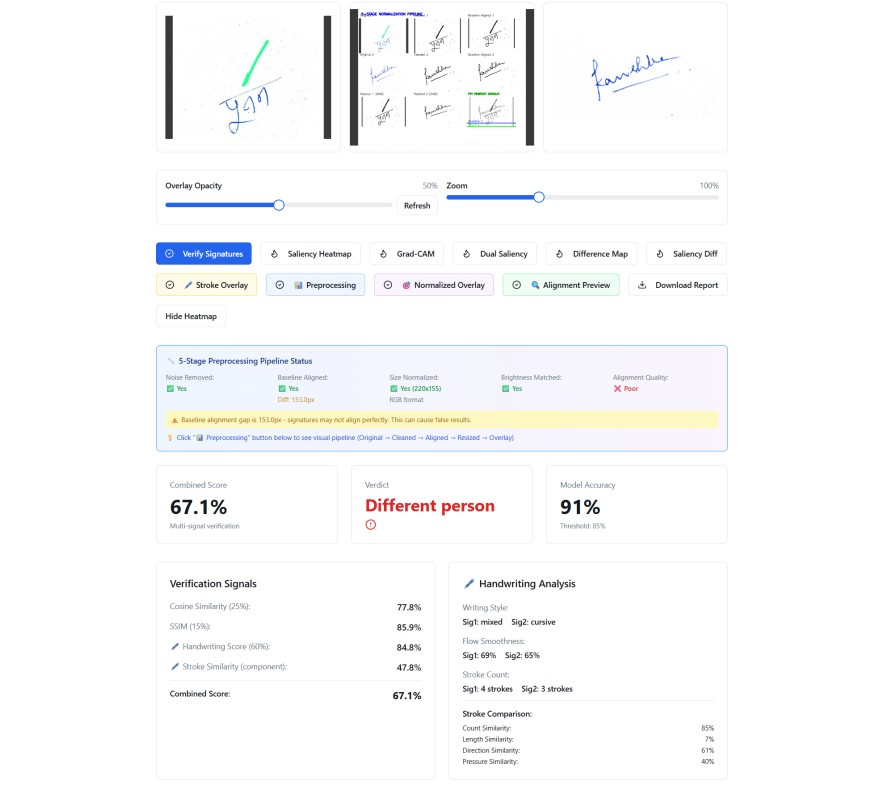
#> input picture images/feature-1.jpg, 887 x 786 px
$ python -i stroke_analysis.py   (imports and definitions only)
#> lines starting #> are read from the running program, lines starting #| are printed output that depends on the picture; after the words box and inside, x2 and y2 are one past the last pixel; in counts of white or black regions, pixels touching at a corner belong together
"""
Stroke-level signature analysis for handwriting and forgery detection.
Analyzes strokes, flow, pressure patterns, and structural similarity.
"""
import cv2
import numpy as np
from PIL import Image
from typing import Tuple, Dict, List, Optional
from backend.advanced_alignment import pil_to_numpy, numpy_to_pil


def extract_strokes(img_rgb: np.ndarray) -> Dict:
    """
    Extract stroke-level features from signature.

    Returns:
        dict with:
            - strokes: List of stroke contours
            - stroke_lengths: List of stroke lengths
            - stroke_directions: List of stroke directions (angles)
            - stroke_pressure: Estimated pressure (stroke width)
            - stroke_flow: Flow direction changes
            - bounding_boxes: Bounding boxes for each stroke
    """
    gray = cv2.cvtColor(img_rgb, cv2.COLOR_RGB2GRAY)

    # Binarize (signature is dark on light background)
    _, binary = cv2.threshold(gray, 0, 255, cv2.THRESH_BINARY_INV + cv2.THRESH_OTSU)

    # Find contours (each stroke/connected component)
    contours, _ = cv2.findContours(binary, cv2.RETR_EXTERNAL, cv2.CHAIN_APPROX_SIMPLE)

    # Filter out noise (very small strokes)
    min_stroke_area = 20  # pixels
    strokes = [cnt for cnt in contours if cv2.contourArea(cnt) >= min_stroke_area]

    stroke_data = {
        'strokes': [],
        'stroke_lengths': [],
        'stroke_directions': [],
        'stroke_pressure': [],
        'stroke_flow': [],
        'bounding_boxes': []
    }

    for stroke in strokes:
        # Stroke length (perimeter)
        length = cv2.arcLength(stroke, False)
        stroke_data['stroke_lengths'].append(length)
        stroke_data['strokes'].append(stroke)

        # Bounding box
        x, y, w, h = cv2.boundingRect(stroke)
        stroke_data['bounding_boxes'].append((x, y, w, h))

        # Estimate stroke direction (angle of bounding box)
        if w > h:
            angle = 0  # Horizontal
        else:
            angle = 90  # Vertical

        # More precise: use minAreaRect for better angle
        rect = cv2.minAreaRect(stroke)
        angle = rect[2]
        stroke_data['stroke_directions'].append(angle)

        # Estimate pressure (stroke width)
        # Approximate as ratio of area to length
        area = cv2.contourArea(stroke)
        pressure = area / max(length, 1) if length > 0 else 0
        stroke_data['stroke_pressure'].append(pressure)

        # Stroke flow: analyze direction changes along the stroke
        if len(stroke) > 2:
            points = stroke.reshape(-1, 2)
            directions = []
            for i in range(1, len(points)):
                dx = points[i][0] - points[i-1][0]
                dy = points[i][1] - points[i-1][1]
                angle = np.arctan2(dy, dx) * 180 / np.pi
                directions.append(angle)

            # Flow consistency (lower std = smoother stroke)
            flow_consistency = np.std(directions) if len(directions) > 0 else 180
            stroke_data['stroke_flow'].append(flow_consistency)
        else:
            stroke_data['stroke_flow'].append(180)

    return stroke_data


# [283 lines left out: functions analyze_handwriting_flow, compare_strokes, create_stroke_overlay, not called in this run]


def detect_signature_in_document(doc_img: np.ndarray) -> List[Dict]:
    """
    Detect signature regions in a full document image.
    Uses stroke-based detection: looks for handwritten regions with characteristic patterns.

    Returns:
        List of detected signature regions, each with:
            - bbox: (x, y, w, h) bounding box
            - confidence: Detection confidence (0-1)
            - stroke_count: Number of strokes in region
            - is_signature_like: True if region matches signature characteristics
    """
    gray = cv2.cvtColor(doc_img, cv2.COLOR_RGB2GRAY)
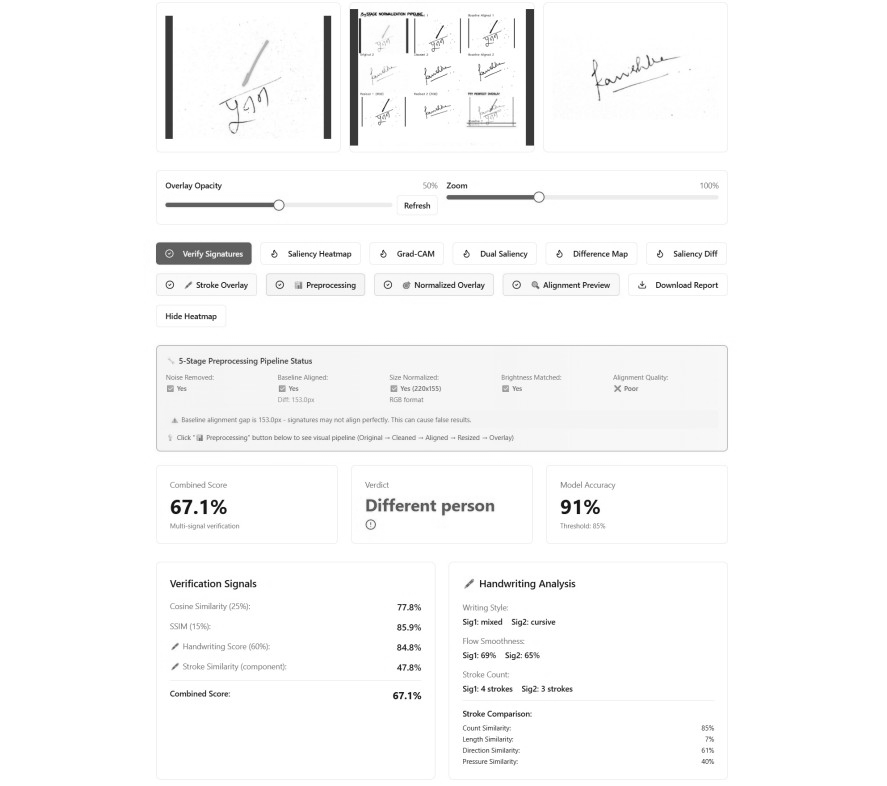
#> gray: shape (786, 887); min 15, max 255, mean 249.1
    h, w = gray.shape
#> h = 786; w = 887

    # Adaptive threshold to find handwritten regions
    binary = cv2.adaptiveThreshold(
        gray, 255, cv2.ADAPTIVE_THRESH_GAUSSIAN_C,
        cv2.THRESH_BINARY_INV, 11, 2
    )
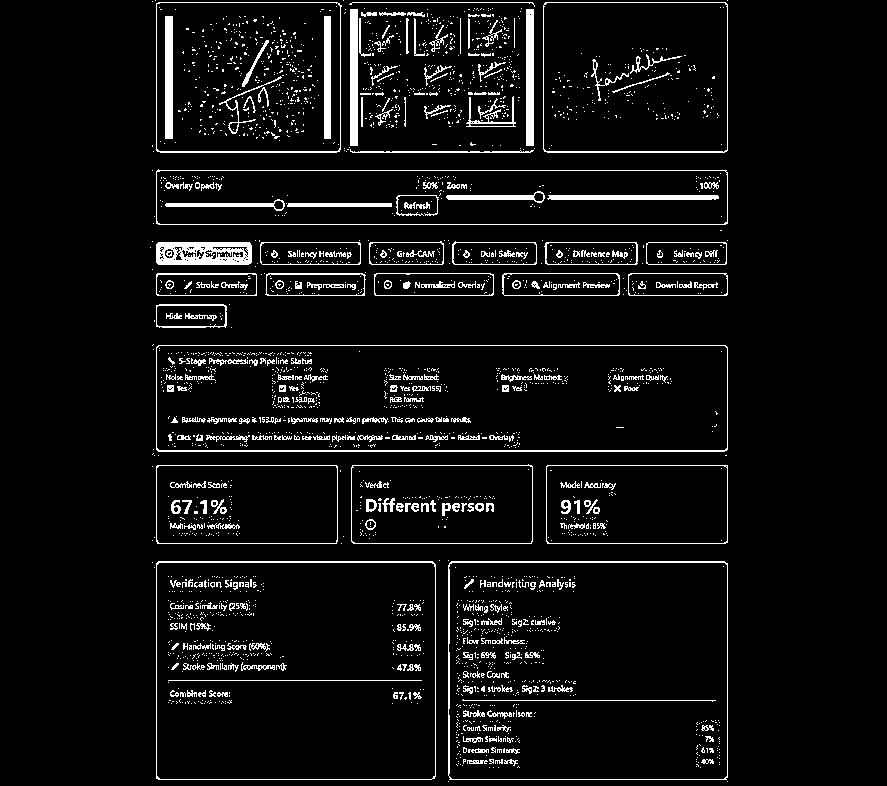
#> binary: shape (786, 887); 6% white in thin lines or dots, all inside (x1, y1, x2, y2) = (150, 0, 728, 782)

    # Morphological operations to connect strokes
    kernel = cv2.getStructuringElement(cv2.MORPH_RECT, (3, 3))
    binary = cv2.morphologyEx(binary, cv2.MORPH_CLOSE, kernel, iterations=2)
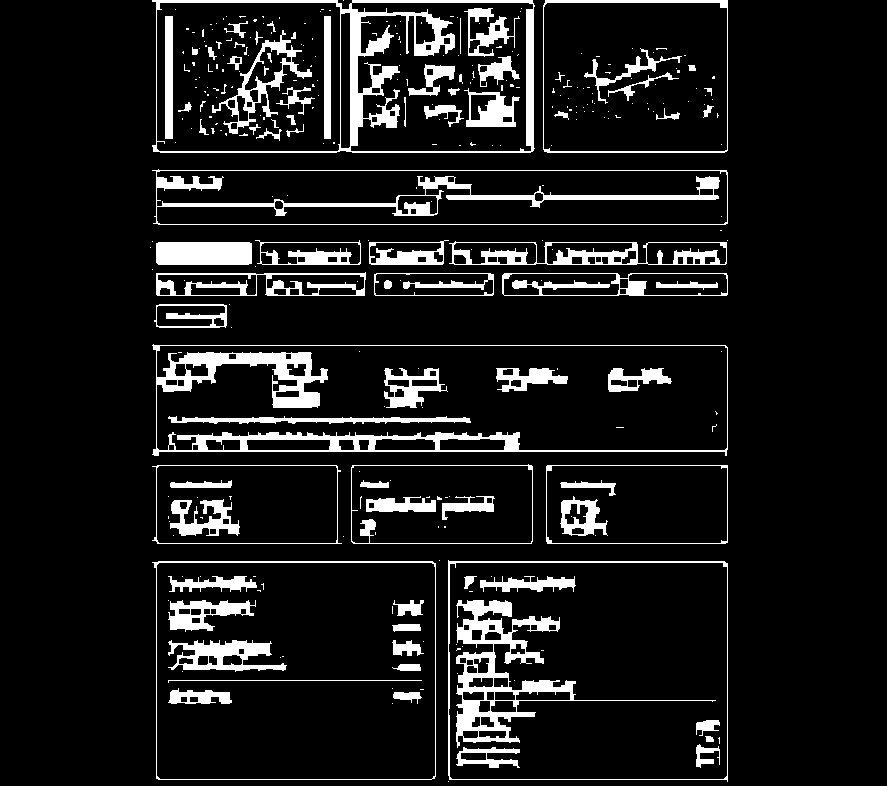
#> binary: shape (786, 887); 10.3% white; 320 white regions (232 under 20 px)

    # Find contours (potential signature regions)
    contours, _ = cv2.findContours(binary, cv2.RETR_EXTERNAL, cv2.CHAIN_APPROX_SIMPLE)
#> contours = 31 contours, 14 with area under 20; largest, box (x1, y1, x2, y2) and area: (152, 561, 436, 780) 60821, (448, 560, 728, 782) 60816, (152, 344, 728, 456) 60568, (152, 0, 535, 153) 57210, (152, 169, 728, 225) 30832

    candidates = []

    for contour in contours:
        x, y, w_box, h_box = cv2.boundingRect(contour)
        area = cv2.contourArea(contour)

        # Filter by size (signatures are typically medium-sized)
        min_area = 500  # Minimum signature area
        max_area = w * h * 0.3  # Max 30% of image

        if area < min_area or area > max_area:
            continue

        # Filter by aspect ratio (signatures are typically wider than tall)
        aspect_ratio = w_box / max(h_box, 1)
        if aspect_ratio < 0.3 or aspect_ratio > 5.0:
            continue

        # Extract region
        region = doc_img[y:y+h_box, x:x+w_box]

        # Analyze stroke characteristics
        stroke_data = extract_strokes(region)
        stroke_count = len(stroke_data['strokes'])

        # Signature characteristics:
        # - Multiple strokes (not just a single blob)
        # - Smooth flow (handwritten)
        # - Moderate stroke count (typically 5-50 strokes)
        is_signature_like = (
            stroke_count >= 5 and
            stroke_count <= 50 and
            area > min_area and
            aspect_ratio > 0.5  # Not too tall/thin
        )

        # Confidence based on characteristics
        confidence = 0.0
        if is_signature_like:
            # Higher confidence for moderate stroke count and good aspect ratio
            stroke_score = min(stroke_count / 20.0, 1.0)  # Peak at ~20 strokes
            aspect_score = min(aspect_ratio / 2.0, 1.0) if aspect_ratio > 1 else aspect_ratio
            confidence = (stroke_score + aspect_score) / 2.0

        candidates.append({
            'bbox': (x, y, w_box, h_box),
            'confidence': float(confidence),
            'stroke_count': int(stroke_count),
            'is_signature_like': is_signature_like,
            'region': region  # Cropped region for analysis
        })
#> this loop made 31 passes
#> (x, y, w_box, h_box, area, aspect_ratio, stroke_count, is_signature_like) on passes 2, 3, 8, 31: (152, 561, 284, 219, 60821, 1.3, 14, True), (448, 560, 280, 222, 60815.5, 1.26, 23, True), (351, 464, 182, 80, 14113.5, 2.27, 12, True), (152, 0, 383, 153, 57210, 2.5, 8, True)
#> (x, y, w_box, h_box, area, aspect_ratio, stroke_count, is_signature_like) on passes 6, 7, 12, 19, 24, 26: (546, 465, 182, 79, 14114.5, 2.3, 3, False), (152, 465, 190, 79, 14128, 2.41, 4, False), (154, 304, 73, 24, 1599, 3.04, 2, False), (156, 242, 96, 23, 2082.5, 4.17, 1, False), (369, 240, 80, 25, 1629.5, 3.2, 2, False), (255, 240, 106, 25, 2199, 4.24, 2, False)
#> pass 2, in detect_signature_in_document, `region = doc_img[y:y+h_box, x:x+w_box]`:
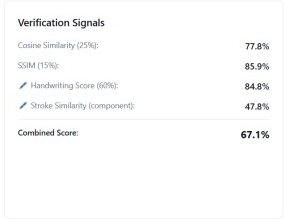
#> region: shape (219, 284, 3); mean R, G, B 250.9, 251, 251.1
#> pass 2, in extract_strokes, `_, binary = cv2.threshold(gray, 0, 255, cv2.THRESH_BINARY_INV + cv2.TH..`:
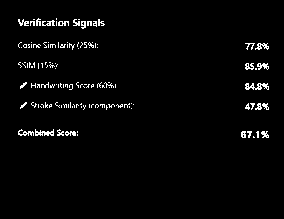
#> binary: shape (219, 284); 2.6% white in thin lines or dots, all inside (x1, y1, x2, y2) = (18, 18, 269, 138)
#> pass 3, in detect_signature_in_document, `region = doc_img[y:y+h_box, x:x+w_box]`:
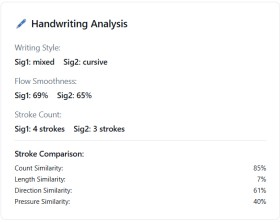
#> region: shape (222, 280, 3); mean R, G, B 249.2, 249.3, 249.5
#> after the loop:
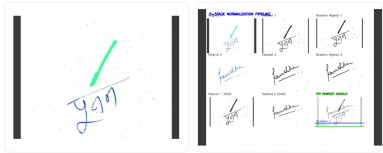
#> region: shape (153, 383, 3); mean R, G, B 235, 236.1, 236.3
#> after the loop, candidates = 11 items

    # Sort by confidence
    candidates.sort(key=lambda x: x['confidence'], reverse=True)

    return candidates

>>> import cv2
>>> picture = cv2.cvtColor(cv2.imread('../images/feature-1.jpg'), cv2.COLOR_BGR2RGB)
>>> result = detect_signature_in_document(picture)
#> result = 11 items

$ run again, on images/feature-2.jpg
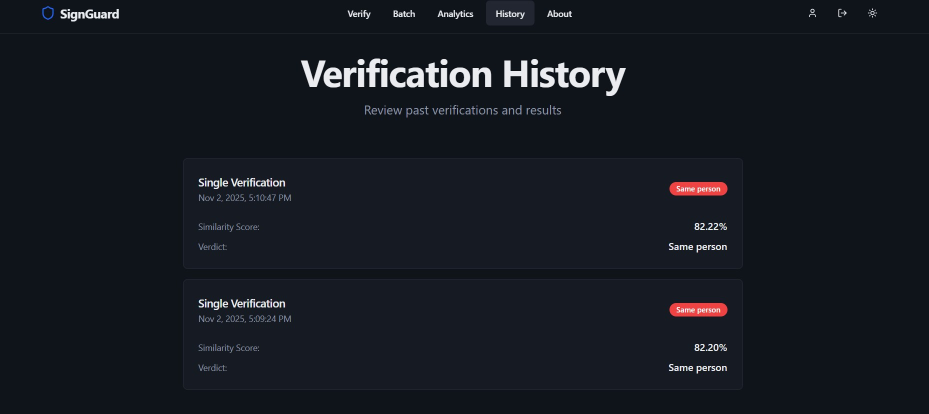
#> input picture images/feature-2.jpg, 1857 x 827 px (shown at 1/2 size)
#> in detect_signature_in_document, `binary = cv2.morphologyEx(binary, cv2.MORPH_CLOSE, kernel, iterations=2)`:
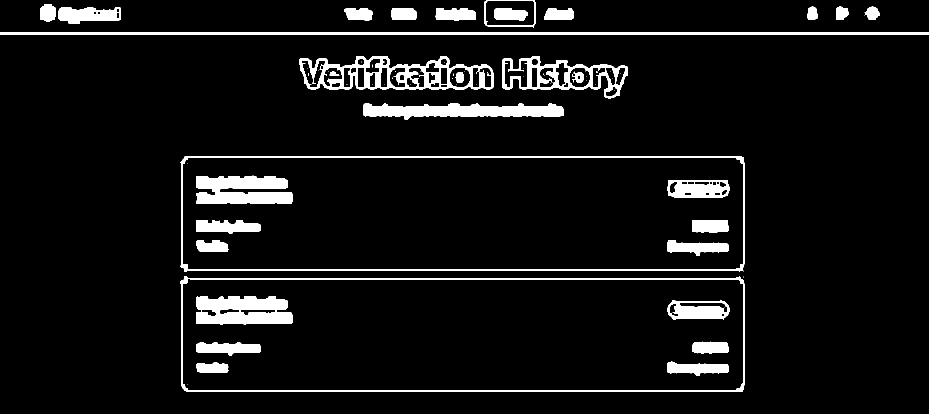
#> binary: shape (827, 1857) (shown at 1/2 size); 6.9% white; 78 white regions (46 under 20 px)
#> in detect_signature_in_document, `contours, _ = cv2.findContours(binary, cv2.RETR_EXTERNAL, cv2.CHAIN_AP..`: contours = 19 contours, 3 with area under 20; largest, box (x1, y1, x2, y2) and area: (360, 312, 1489, 544) 256617, (360, 552, 1489, 784) 254404, (598, 112, 987, 180) 19518, (1004, 112, 1256, 197) 12278, (726, 206, 1128, 240) 8252
#> the loop in detect_signature_in_document, `for contour in contours:` made 19 passes
#> (x, y, w_box, h_box, area, aspect_ratio, strokes in extract_strokes) on passes 2, 4, 6, 10, 11: (360, 552, 1129, 232, 254404, 4.87, [[[0, 0], [0, 231], [1128, 231], [1128, 0]]]), (360, 312, 1129, 232, 256617, 4.87, [[[0, 0], [0, 231], [1128, 231], [1128, 0]]]), (1004, 112, 252, 85, 12278.5, 2.96, [[[0, 0], [0, 84], [251, 84], [251, 0]]]), (1088, 16, 60, 24, 1123, 2.5, [[[0, 0], [0, 23], [59, 23], [59, 0]]]), (871, 16, 81, 26, 1622, 3.12, [[[0, 0], [0, 25], [80, 25], [80, 0]]])
#> after the loop in detect_signature_in_document, `for contour in contours:`:
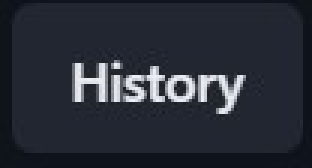
#> region: shape (56, 104, 3) (shown 3 times larger); mean R, G, B 42, 46, 55.9
#> after the loop in detect_signature_in_document, `for contour in contours:`: candidates = 12 items

$ run again, on images/verification-dashboard.jpg
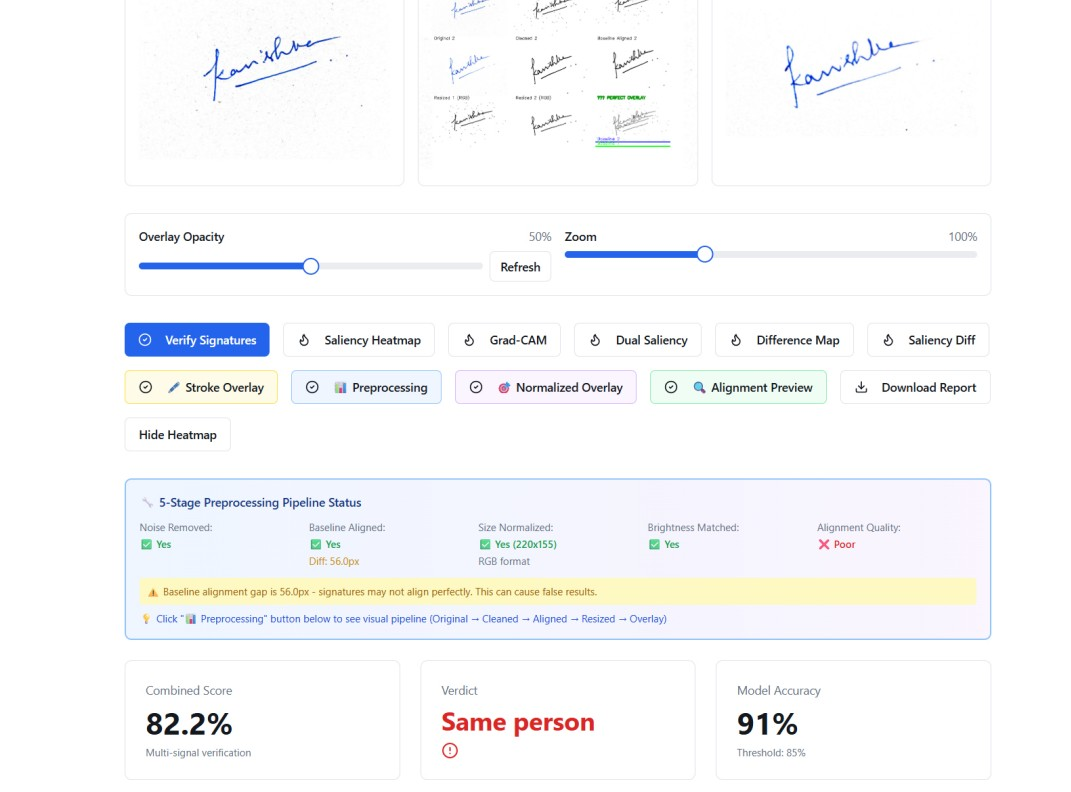
#> input picture images/verification-dashboard.jpg, 1071 x 792 px
#> in detect_signature_in_document, `binary = cv2.morphologyEx(binary, cv2.MORPH_CLOSE, kernel, iterations=2)`:
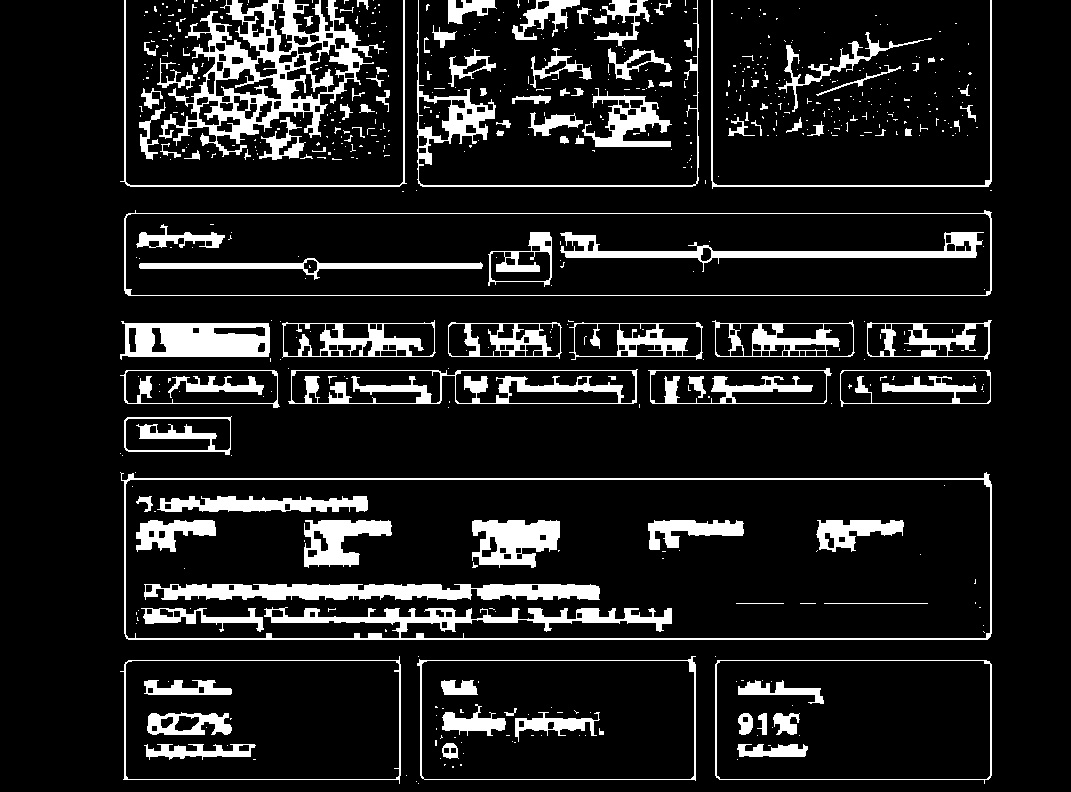
#> binary: shape (792, 1071); 11.9% white; 639 white regions (522 under 20 px)
#> in detect_signature_in_document, `contours, _ = cv2.findContours(binary, cv2.RETR_EXTERNAL, cv2.CHAIN_AP..`: contours = 471 contours, 403 with area under 20; largest, box (x1, y1, x2, y2) and area: (120, 472, 992, 640) 139596, (124, 210, 992, 296) 71080, (120, 656, 401, 784) 32832, (715, 660, 992, 784) 32818, (417, 656, 696, 781) 32731
#> the loop in detect_signature_in_document, `for contour in contours:` made 471 passes
#> (x, y, w_box, h_box, area, aspect_ratio, stroke_count, is_signature_like) on passes 4, 6, 8, 19, 35, 36, 38, 459: (715, 660, 277, 124, 32817.5, 2.23, 5, True), (417, 656, 279, 125, 32731, 2.23, 11, True), (120, 656, 281, 128, 32832, 2.2, 6, True), (840, 370, 151, 37, 4944.5, 4.08, 5, True), (867, 320, 125, 40, 4038, 3.12, 6, True), (712, 320, 143, 37, 4558.5, 3.86, 7, True), (282, 320, 154, 38, 4989.5, 4.05, 7, True), (417, 0, 282, 187, 3453, 1.51, 14, True)
#> after the loop in detect_signature_in_document, `for contour in contours:`:
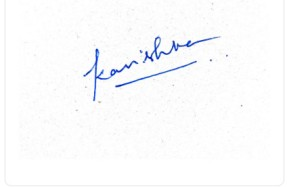
#> region: shape (187, 287, 3); mean R, G, B 250.3, 250.9, 252
#> after the loop in detect_signature_in_document, `for contour in contours:`: candidates = 25 items
